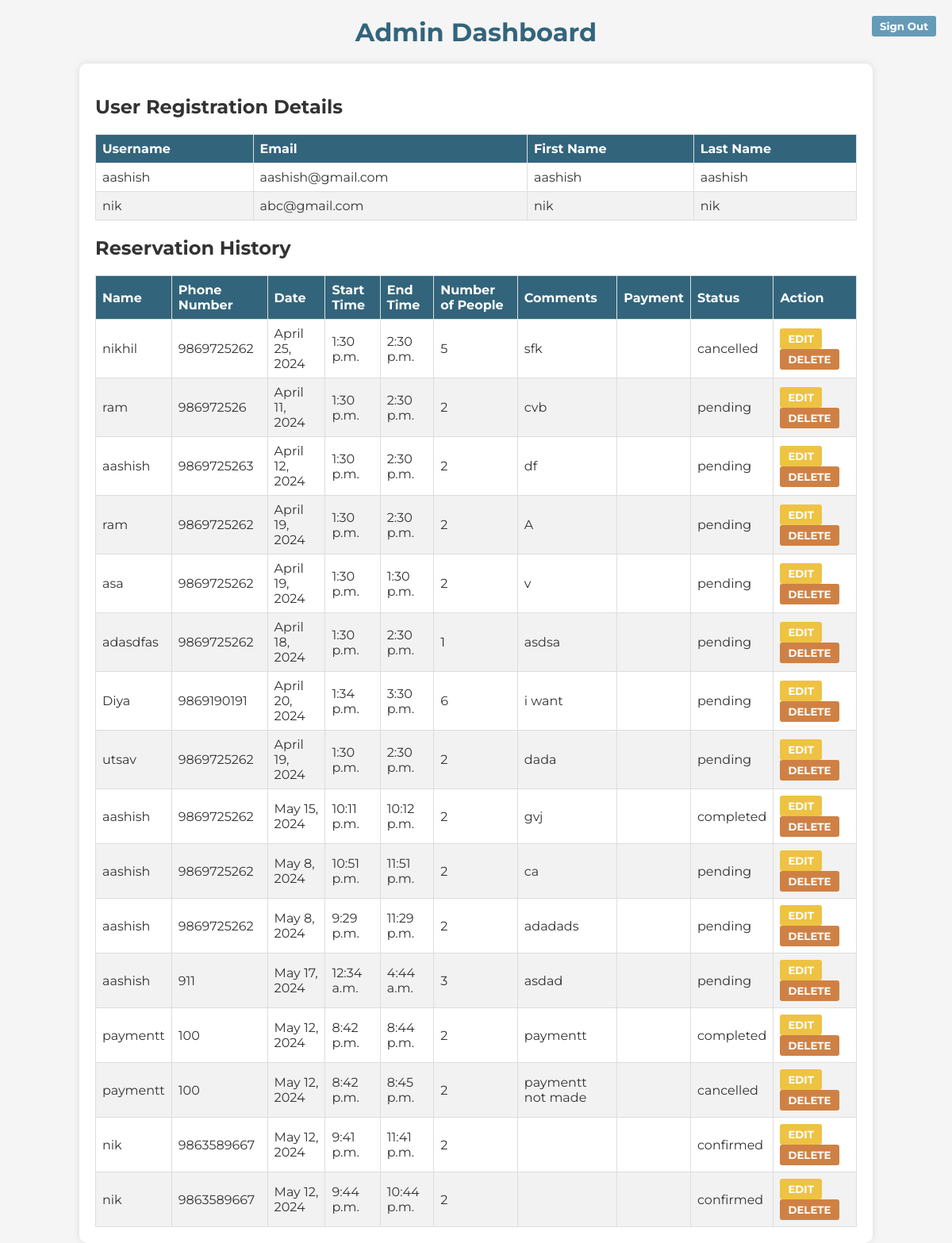
/admin_dashboard/, run on an earlier commit of the app's database.
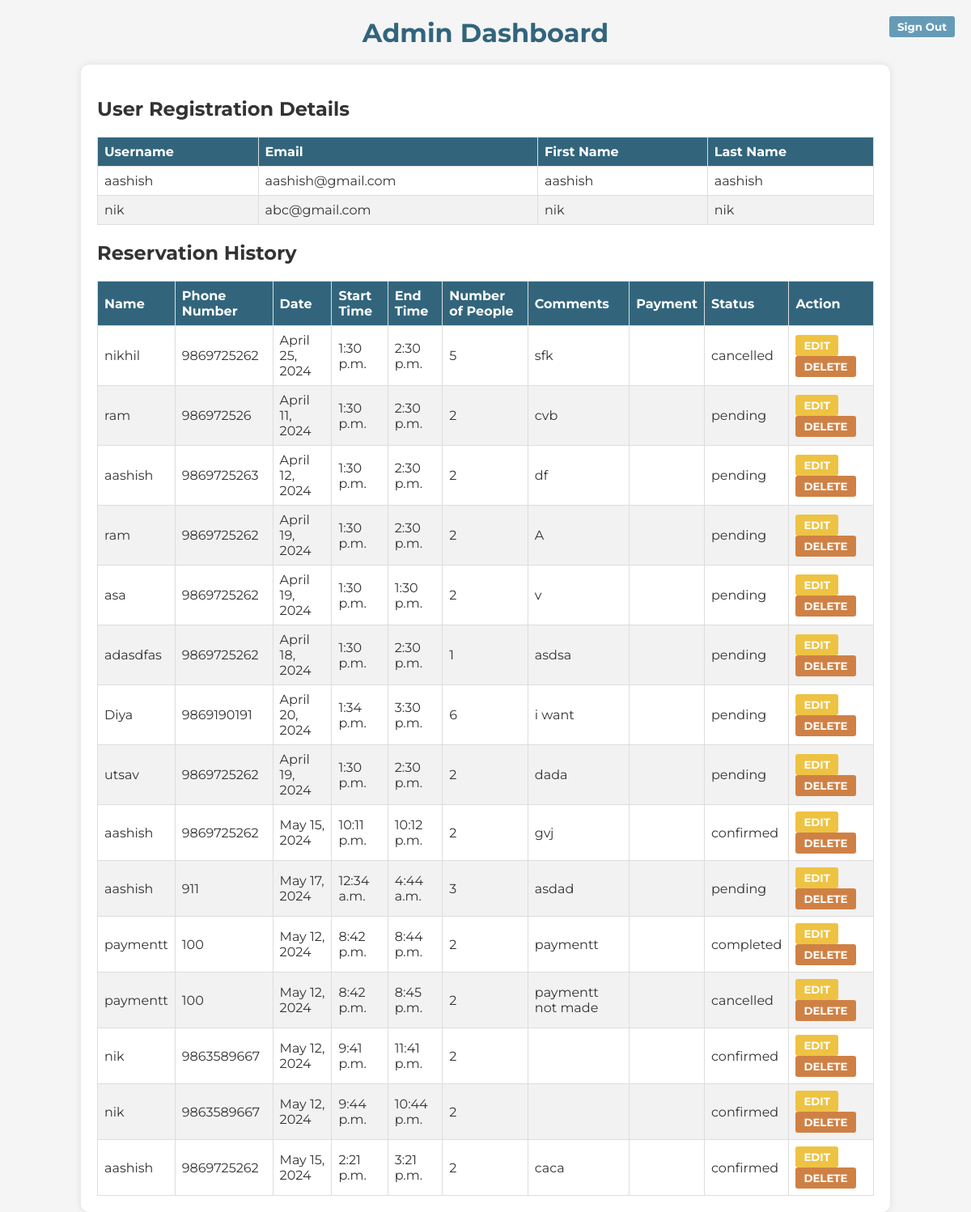
And on a later commit of the database.
### authentication/models.py (models this page shows, shortened)
class Signup_data(models.Model):
    username = models.CharField(max_length=100)
    email = models.EmailField()
    first_name = models.CharField(max_length=100)
    last_name = models.CharField(max_length=100)
    password = models.CharField(max_length=100)
    admin = models.BooleanField(default=False)  # New field for Admin

### OneByteFood/models.py (models this page shows)
class Reservation(models.Model):
    id = models.AutoField(primary_key=True)
    name = models.CharField(max_length=100)
    phone = models.CharField(max_length=20)
    date = models.DateField()
    start_time = models.TimeField()
    end_time = models.TimeField()
    num_people = models.IntegerField()
    comments = models.TextField()
    payment_made = models.BooleanField(default=False)
    status = models.CharField(max_length=50, default='pending')

### authentication/views.py (the view)
# urls.py: path('admin_dashboard/', auth_views.admin_dashboard, name='admin_dashboard'),
def admin_dashboard(request):
    signup_data = Signup_data.objects.all()
    reservations_data = Reservation.objects.all()
    return render(request, "authentication/admin_dashboard.html", {'signup_data': signup_data,'reservations_data':reservations_data})

### templates/authentication/admin_dashboard.html (shortened to what this page needs)
<!DOCTYPE html>
<html lang="en">
<head>
</head>
<body>
    <h1 class="Heading">Admin Dashboard</h1>
    <div class="container">
        <h2>User Registration Details</h2>
        <table>
            <thead>
                <tr>
                    <th>Username</th>
                    <th>Email</th>
                    <th>First Name</th>
                    <th>Last Name</th>
                </tr>
            </thead>
            <tbody>
                {% for data in signup_data %}
                <tr>
                    <td>{{ data.username }}</td>
                    <td>{{ data.email }}</td>
                    <td>{{ data.first_name }}</td>
                    <td>{{ data.last_name }}</td>
                </tr>
                {% endfor %}
            </tbody>
        </table>
        <div class="history-container">
            <section class="history" id="history">
                <h2 class="section-title">Reservation History</h2>
                {% if reservations_data %}
                    <table class="history-table">
                        <thead>
                            <tr>
                                <th>Name</th>
                                <th>Phone Number</th>
                                <th>Date</th>
                                <th>Start Time</th>
                                <th>End Time</th>
                                <th>Number of People</th>
                                <th>Comments</th>
                                <th>Payment</th>
                                <th>Status</th>
                                <th>Action</th>
                            </tr>
                        </thead>
                        <tbody>
                            {% for reservation in reservations_data %}
                                <tr>
                                    <td>{{ reservation.name }}</td>
                                    <td>{{ reservation.phone }}</td>
                                    <td>{{ reservation.date }}</td>
                                    <td>{{ reservation.start_time }}</td>
                                    <td>{{ reservation.end_time }}</td>
                                    <td>{{ reservation.num_people }}</td>
                                    <td>{{ reservation.comments }}</td>
                                    <td>{{ reservation.payment_option }}</td>
                                    <td>{{ reservation.status }}</td>
                                    <td>
                                        <button class="edit-btn"><a href="/edit_admin/{{ reservation.id }}" style="text-decoration: none; color: inherit;">EDIT</a></button>
                                        <button class="delete-btn"><a href="/delete_admin/{{ reservation.id }}" style="text-decoration: none; color: inherit;">DELETE</a></button>
                                    </td>
                                </tr>
                            {% endfor %}
                        </tbody>
                    </table>
                {% else %}
                    <h4>No previous reservations.</h4>
                {% endif %}
            </section>
        </div>
    </div>
    <form action="/signin" method="post">
        <button class="signout-btn" type="submit">Sign Out</button>
    </form>
</body>
</html>

What changed in the data, as far as the page shows it:
removed Reservation: name "aashish", phone "9869725262", date "May 8, 2024", start_time "10:51 p.m.", end_time "11:51 p.m.", num_people "2", comments "ca", status "pending"
removed Reservation: name "aashish", phone "9869725262", date "May 8, 2024", start_time "9:29 p.m.", end_time "11:29 p.m.", num_people "2", comments "adadads", status "pending"
changed Reservation "gvj": status "completed" → "confirmed"
added Reservation: name "aashish", phone "9869725262", date "May 15, 2024", start_time "2:21 p.m.", end_time "3:21 p.m.", num_people "2", comments "caca", status "confirmed"
